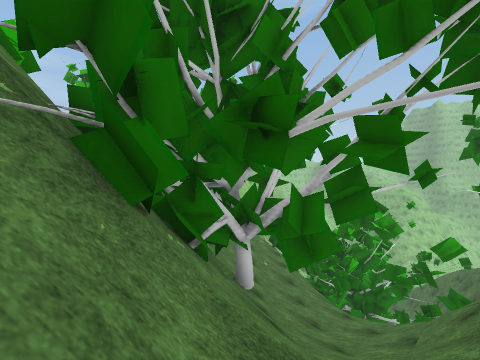
View 1 (above)

22 first-person views from a walk through a scene from a Unity 3-D project. The camera is 1.4 m above the floor, tilts 2° down and sees 90° across. The floor is counted in squares, 2 m on a side. Each view is taken from the middle of a square. On the plan, view 1 faces up. The plan holds only what a view shows up to about 9 squares ahead; the rest is blank. The place goes on beyond the plan. Some surface patterns are stand-ins.

View 2
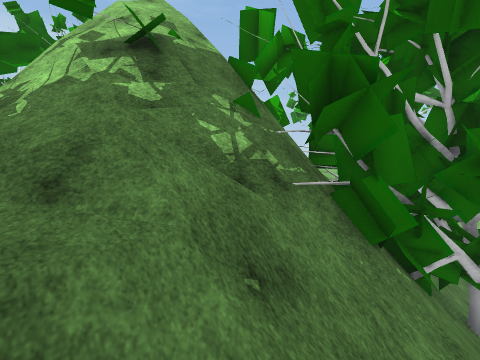

View 3
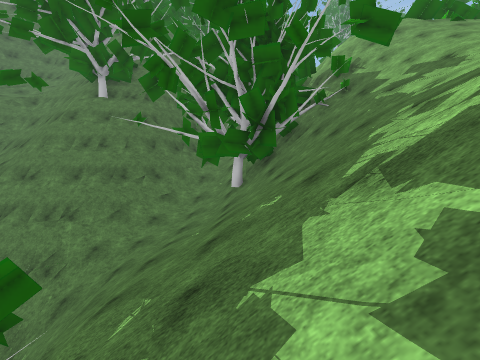

View 4
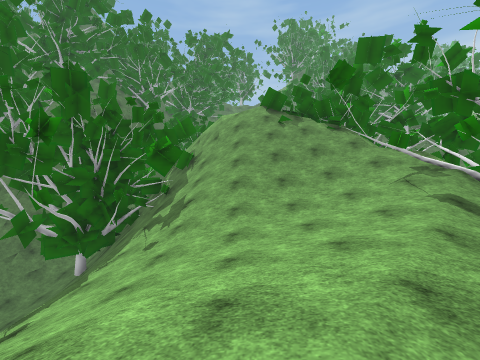

View 5
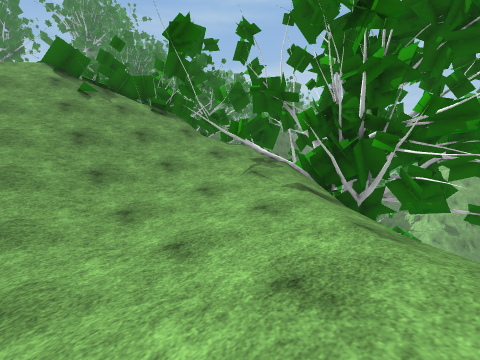

View 6
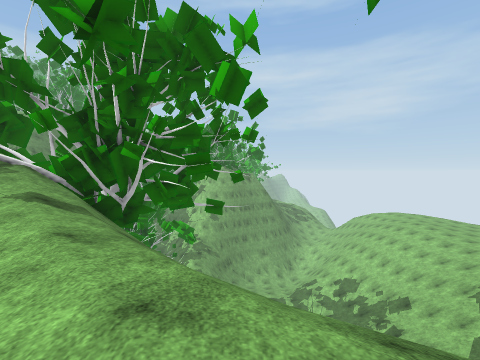

View 7
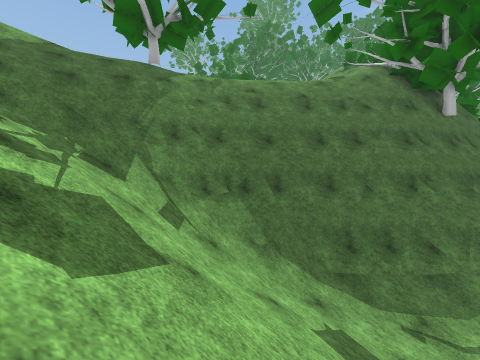

View 8
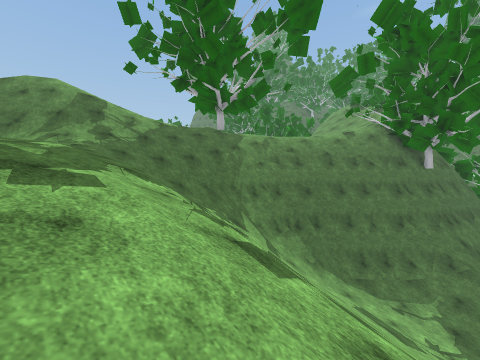

View 9
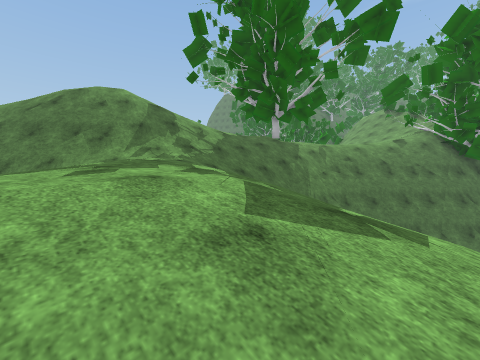

View 10
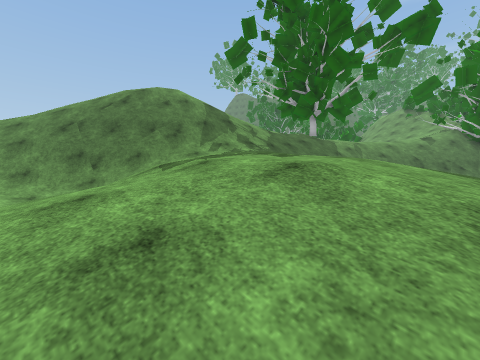

View 11
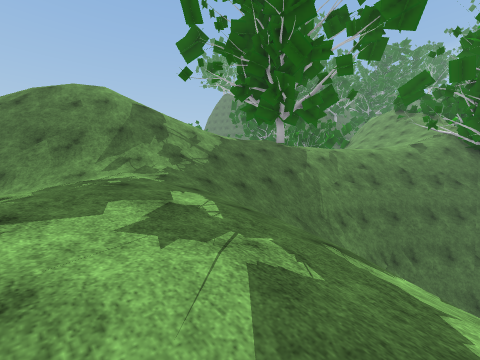

View 12
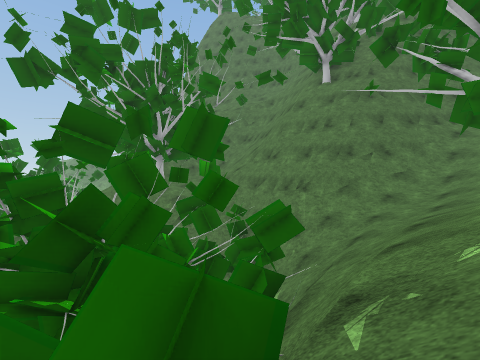

View 13
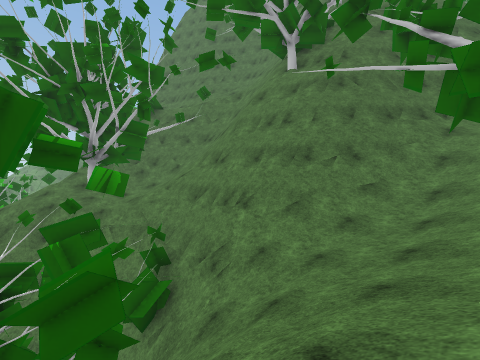

View 14
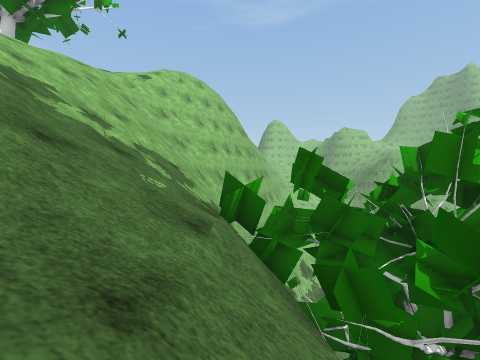

View 15
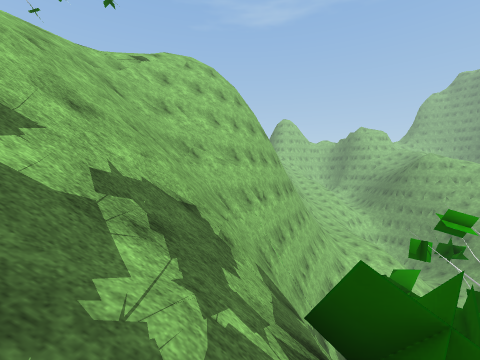

View 16
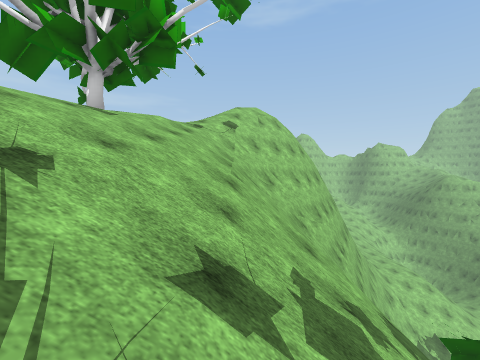

View 17
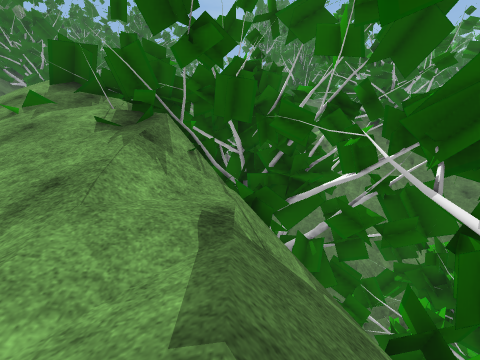

View 18
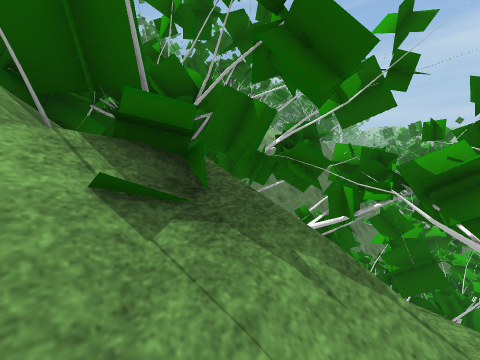

View 19
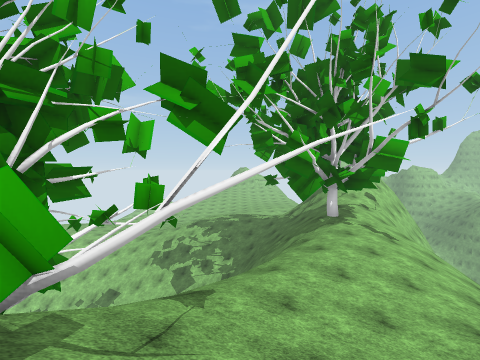

View 20
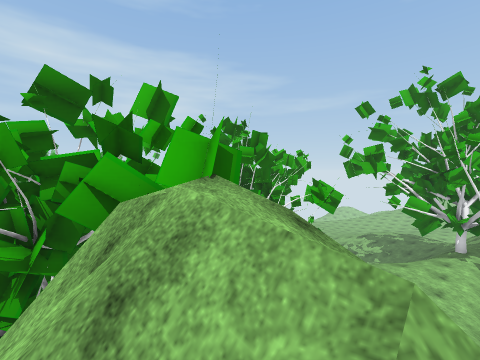

View 21
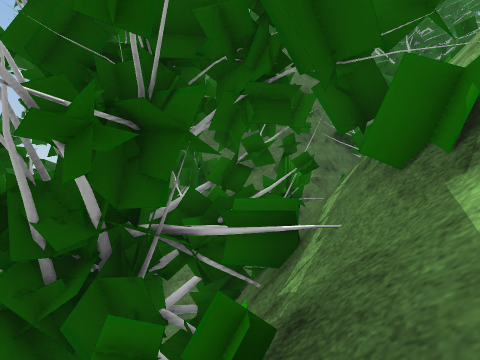

View 22
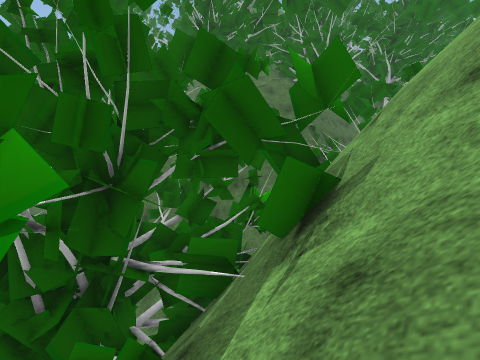

### Floor plan
Key: @ floor where view 1 was taken; # wall or solid block; . main floor; : floor 0.75 m higher than the main floor; - floor 0.75 m lower than the main floor; _ floor 1.5 m lower than the main floor; + floor 2.5 m higher than the main floor; * floor 3.25 m higher than the main floor; < floor 5.5 m lower than the main floor; ( floor 6.5 m lower than the main floor; % floor 6.5 m higher than the main floor; ! floor 9.5 m lower than the main floor; ? floor 10.5 m lower than the main floor; / step, stairs or slope; = window, fence, low wall or low ledge; ^ raised ledge; v drop or lower ground; O other object.
Columns run from 15 left of view 1 to 13 right of it. Each row starts with its distance up from view 1.
 28    //___  _/////
 27    //--/  //////
 26   //.../  /=#//
 25   _-.... //#v//
 24 ////...../=#v//
 23 ///////.:/==//
 22 /////////////%
 21 //  / ///////
 20 //////////////vvvv
 19 ///////=/////vvvv
 18  /////##///*/vv#v
 17  ////## /////v==vv
 16 ?!!/##  //O////vvv
 15 ///###  //*////vvv
 14 //###vv//*//////vv
 13 /## vv//**///////OO#
 12 /## v//**+///////OO# O
 11  ####//**+///////vOO OO
 10  #O#O/**++////////## OO #v #/
  9  #OO////*/////////#O OO #vv//
  8  OOO/O//////////////v## vv//
  7   #v/////////////////O#vv/<
  6   #v#////////O#//////(vv//
  5   ####//////O##O///######
  4    ##OO///=####///###  ##
  3    ##OOOO/ O##O///##
  2    #OOOOO//vv##//##
  1         v//vv##//##
  0           v^#^/@=#
 -1           v##^//##
 -2                =#
 -3                ##

Where each view was taken, in squares from view 1:
view 1: 0 up, 0 right, facing up
view 2: 1 down, 0 right, facing up-left
view 3: 13 up, 0 right, facing down
view 4: 14 up, 6 left, facing down
view 5: 12 up, 6 left, facing down-left
view 6: 13 up, 6 left, facing left
view 7: 20 up, 14 left, facing down-right
view 8: 24 up, 15 left, facing down-right
view 9: 26 up, 13 left, facing down-right
view 10: 28 up, 12 left, facing down-right
view 11: 25 up, 12 left, facing down-right
view 12: 13 up, 1 right, facing down-right
view 13: 10 up, 1 right, facing down-right
view 14: 8 up, 2 right, facing up
view 15: 11 up, 1 right, facing up
view 16: 10 up, 2 left, facing up
view 17: 8 up, 11 left, facing down
view 18: 6 up, 9 left, facing down-left
view 19: 7 up, 9 left, facing up
view 20: 1 up, 5 left, facing up-left
view 21: 6 up, 4 left, facing down-right
view 22: 6 up, 5 left, facing down-right
